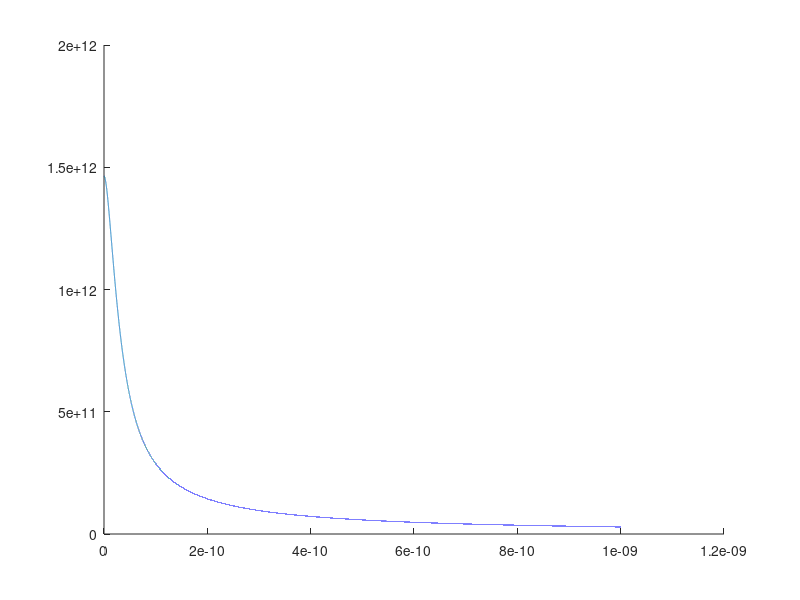

Write MATLAB code to recreate this figure.
e = 1.6022e-19;
Z_eff = 2.69;
e_0 = 8.854187817e-12;
h_bar = 1.0545718e-34;
a_0 = h_bar^2*4*pi*e_0/(9.11e-31*e^2);

A = 2*e*Z_eff^3/(e_0*pi*a_0^3);
alpha = 2*Z_eff/a_0;

C = -Z_eff/(4*pi*e_0);


U = @(r) (A/alpha^2)*exp(-alpha*r) + ((2*A)./(r*alpha^3)).*exp(-alpha*r) + C./r;
V = @(r) -e*U(r);

e_zero_square = 14.39967;
V_from_inner_electrons = @(r) e_zero_square.*(2./r-(2*Z_eff/a_0+2./r).*exp(-2*Z_eff.*r/a_0));
%V_from_inner_electrons = @(r) e_zero_square.*(2./r);
%V_from_inner_electrons = @(r) e_zero_square.*(-(2*Z_eff/a_0+2./r).*exp(-2*Z_eff.*r/a_0));

x = linspace(0,10e-10, 100000);
figure;
hold on;
%plot(x, V(x));
plot(x, V_from_inner_electrons(x));
%xlim([0 1e-12]);